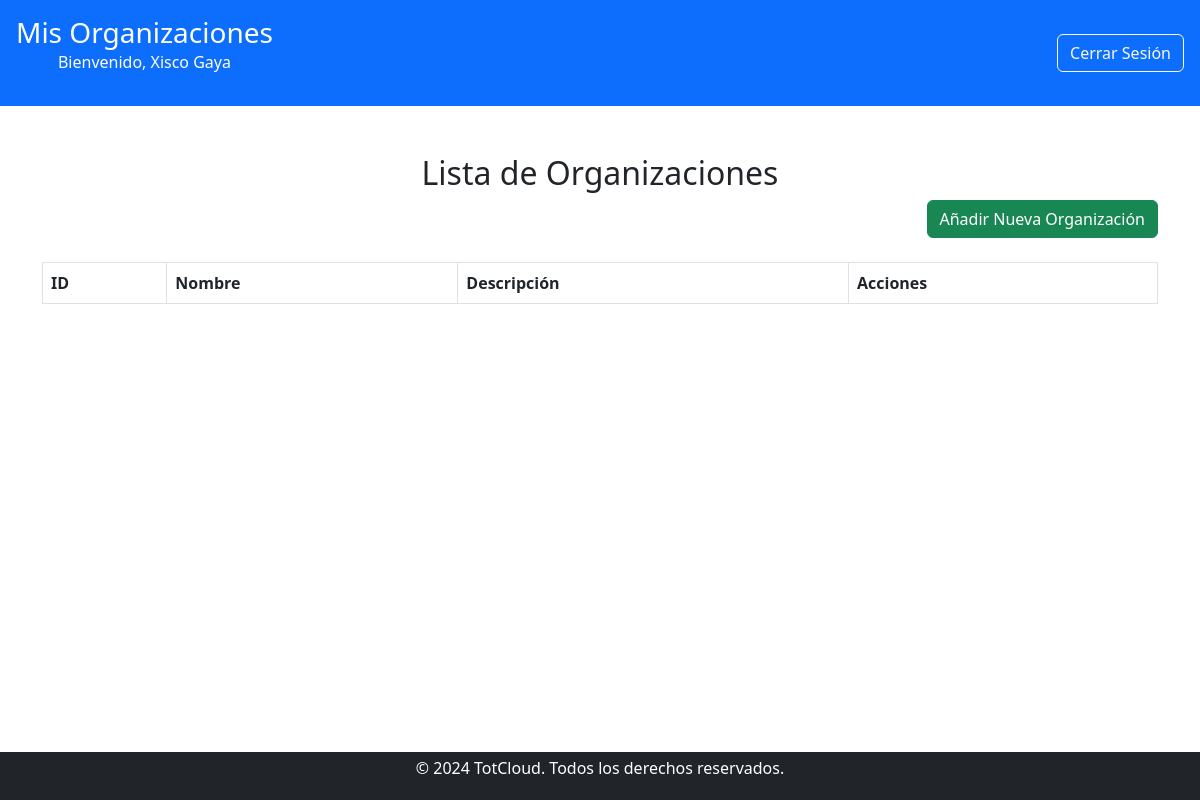
The app's page /usuario/usuario.php (signed in), older data.
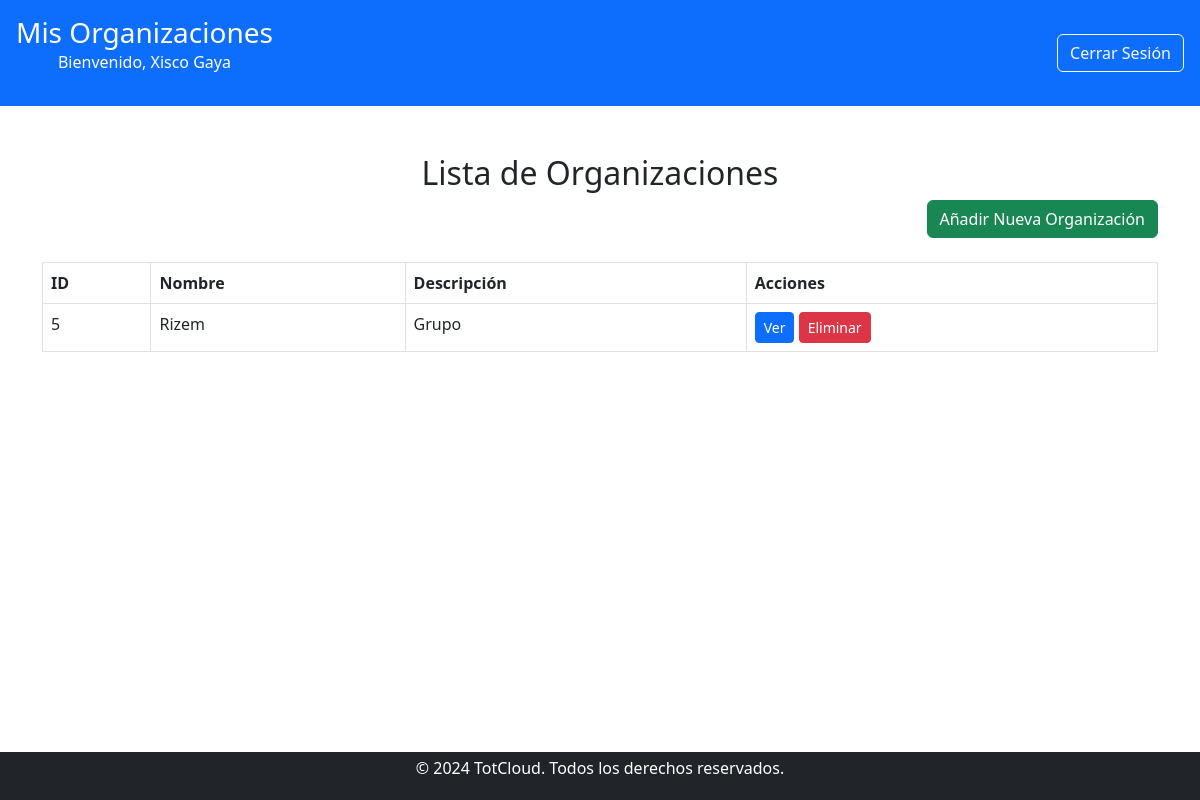
The same page, newer data.
### tables this page shows
CREATE TABLE `organizacion` (
  `idOrganizacion` int(11) NOT NULL,
  `Nombre` varchar(100) NOT NULL,
  `Descripcion` text DEFAULT NULL,
  `idCreador` int(11) DEFAULT NULL
);

### public/usuario/usuario.php (the view, shortened to what this page needs)
<?php
include '../../includes/db_connect.php';
$user_id = $_SESSION['user_id'];
$query = "SELECT o.idOrganizacion, o.Nombre, o.Descripcion
          FROM organizacion o
          JOIN r_usuario_org r ON o.idOrganizacion = r.idOrg
          WHERE r.idUsuario = ?";
$stmt = $conn->prepare($query);
$stmt->bind_param('i', $user_id);
$stmt->execute();
$result = $stmt->get_result();
?>
<!DOCTYPE html>
<html lang="es">
<head>
    <link href="../css/estilos.css" rel="stylesheet">
    <link href="https://cdn.jsdelivr.net/npm/bootstrap@5.3.0/dist/css/bootstrap.min.css" rel="stylesheet">
    <link href="../css/estilos.css" rel="stylesheet">
</head>
<body>
    <header class="bg-primary text-white d-flex justify-content-between align-items-center p-3">
        <div>
            <h1 class="h3 mb-0">Mis Organizaciones</h1>
            <p>Bienvenido, <?php echo htmlspecialchars($_SESSION['user_name']); ?></p>
        </div>
        <div>
            <a href="../logout.php" class="btn btn-outline-light">Cerrar Sesión</a>
        </div>
    </header>
    <main class="container my-5">
        <h2 class="text-center">Lista de Organizaciones</h2>
        <div class="text-end mb-4">
            <a href="crear_organizacion.php" class="btn btn-success">Añadir Nueva Organización</a>
        </div>
        <table class="table table-bordered">
            <thead>
                <tr>
                    <th>ID</th>
                    <th>Nombre</th>
                    <th>Descripción</th>
                    <th>Acciones</th>
                </tr>
            </thead>
            <tbody>
                <?php while ($organizacion = $result->fetch_assoc()): ?>
                    <tr>
                        <td><?php echo htmlspecialchars($organizacion['idOrganizacion']); ?></td>
                        <td><?php echo htmlspecialchars($organizacion['Nombre']); ?></td>
                        <td><?php echo htmlspecialchars($organizacion['Descripcion']); ?></td>
                        <td>
                            <a href="organizaciones/ver_organizacion.php?id=<?php echo $organizacion['idOrganizacion']; ?>" class="btn btn-primary btn-sm">Ver</a>
                            <a href="usuario.php?eliminar=<?php echo $organizacion['idOrganizacion']; ?>" class="btn btn-danger btn-sm" onclick="return confirm('¿Estás seguro de eliminar esta organización?')">Eliminar</a>
                        </td>
                    </tr>
                <?php endwhile; ?>
            </tbody>
        </table>
    </main>
    <?php include '../../includes/footer.php'; ?>
</body>
</html>

Row changes from the older to the newer data that the page shows:
added organizacion: idOrganizacion "5", Nombre "Rizem", Descripcion "Grupo"
